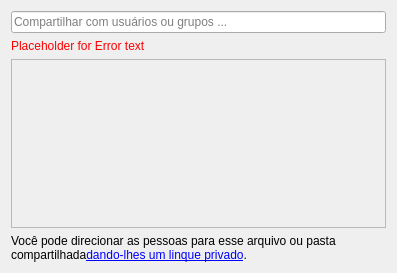
<?xml version="1.0" encoding="UTF-8"?>
<ui version="4.0">
 <class>OCC::ShareUserGroupWidget</class>
 <widget class="QWidget" name="OCC::ShareUserGroupWidget">
  <property name="geometry">
   <rect>
    <x>0</x>
    <y>0</y>
    <width>397</width>
    <height>273</height>
   </rect>
  </property>
  <property name="windowTitle">
   <string>Compartilhar NewDocument.odt</string>
  </property>
  <layout class="QVBoxLayout" name="verticalLayout">
   <item>
    <layout class="QHBoxLayout" name="shareeHorizontalLayout">
     <item>
      <widget class="QLineEdit" name="shareeLineEdit">
       <property name="placeholderText">
        <string>Compartilhar com usuários ou grupos ...</string>
       </property>
      </widget>
     </item>
    </layout>
   </item>
   <item>
    <widget class="QLabel" name="errorLabel">
     <property name="palette">
      <palette>
       <active>
        <colorrole role="WindowText">
         <brush brushstyle="SolidPattern">
          <color alpha="255">
           <red>255</red>
           <green>0</green>
           <blue>0</blue>
          </color>
         </brush>
        </colorrole>
       </active>
       <inactive>
        <colorrole role="WindowText">
         <brush brushstyle="SolidPattern">
          <color alpha="255">
           <red>255</red>
           <green>0</green>
           <blue>0</blue>
          </color>
         </brush>
        </colorrole>
       </inactive>
       <disabled>
        <colorrole role="WindowText">
         <brush brushstyle="SolidPattern">
          <color alpha="255">
           <red>123</red>
           <green>121</green>
           <blue>134</blue>
          </color>
         </brush>
        </colorrole>
       </disabled>
      </palette>
     </property>
     <property name="text">
      <string notr="true">Placeholder for Error text</string>
     </property>
     <property name="textFormat">
      <enum>Qt::PlainText</enum>
     </property>
     <property name="wordWrap">
      <bool>true</bool>
     </property>
    </widget>
   </item>
   <item>
    <widget class="QScrollArea" name="scrollArea">
     <property name="sizePolicy">
      <sizepolicy hsizetype="MinimumExpanding" vsizetype="MinimumExpanding">
       <horstretch>0</horstretch>
       <verstretch>0</verstretch>
      </sizepolicy>
     </property>
     <property name="horizontalScrollBarPolicy">
      <enum>Qt::ScrollBarAlwaysOff</enum>
     </property>
     <property name="widgetResizable">
      <bool>true</bool>
     </property>
     <widget class="QWidget" name="scrollAreaWidgetContents">
      <property name="geometry">
       <rect>
        <x>0</x>
        <y>0</y>
        <width>377</width>
        <height>169</height>
       </rect>
      </property>
      <layout class="QVBoxLayout" name="verticalLayout_3"/>
     </widget>
    </widget>
   </item>
   <item>
    <widget class="QLabel" name="privateLinkText">
     <property name="text">
      <string>&lt;html&gt;&lt;head/&gt;&lt;body&gt;&lt;p&gt;Você pode direcionar as pessoas para esse arquivo ou pasta compartilhada&lt;a href=&quot;private link menu&quot;&gt;&lt;span style=&quot; text-decoration: underline; color:#0000ff;&quot;&gt;dando-lhes um linque privado&lt;/span&gt;&lt;/a&gt;.&lt;/p&gt;&lt;/body&gt;&lt;/html&gt;</string>
     </property>
     <property name="wordWrap">
      <bool>true</bool>
     </property>
    </widget>
   </item>
  </layout>
 </widget>
 <layoutdefault spacing="6" margin="11"/>
 <resources/>
 <connections/>
</ui>
